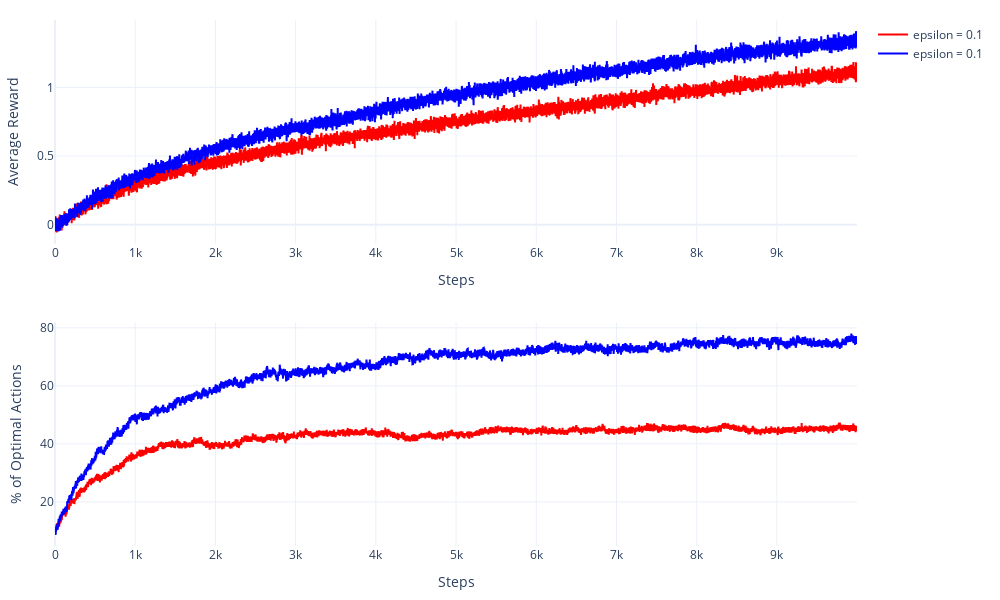

Notebook cell for this chart:
### Code cell
fig = make_subplots(rows=2, cols=1)

fig.add_trace(trace=go.Scatter(
    y=average_rewards[0],
    marker=dict(color="red"),
    name="epsilon = 0.1",
), row=1, col=1)
fig.add_trace(trace=go.Scatter(
    y=average_rewards[1],
    marker=dict(color="blue"),
    name="epsilon = 0.1",
), row=1, col=1)

fig.add_trace(trace=go.Scatter(
    y=optimal_action_pct[0],
    marker=dict(color="red"),
    showlegend=False
), row=2, col=1)
fig.add_trace(trace=go.Scatter(
    y=optimal_action_pct[1],
    marker=dict(color="blue"),
    showlegend=False
), row=2, col=1)

fig.update_xaxes(title_text="Steps", row=1, col=1)
fig.update_xaxes(title_text="Steps", row=2, col=1)
fig.update_yaxes(title_text="Average Reward", row=1, col=1)
fig.update_yaxes(title_text="% of Optimal Actions", row=2, col=1)
fig.update_layout(
    template="plotly_white",
    margin=dict(l=50, r=30, t=20, b=40),
    width=1000,
    height=600,
)
fig.show()

### Figure 1 — Plotly figure (JSON) as saved in the notebook; plotly's stock layout.template omitted (floating-point values rounded to 4 significant figures; data arrays with more than 128 entries replaced by an {"elided": "..."} marker saying what was removed)
{"data": [{"marker": {"color": "red"}, "name": "epsilon = 0.1", "type": "scatter", "xaxis": "x", "y": {"elided": "10000 float values"}, "yaxis": "y"}, {"marker": {"color": "blue"}, "name": "epsilon = 0.1", "type": "scatter", "xaxis": "x", "y": {"elided": "10000 float values"}, "yaxis": "y"}, {"marker": {"color": "red"}, "showlegend": false, "type": "scatter", "xaxis": "x2", "y": {"elided": "10000 float values"}, "yaxis": "y2"}, {"marker": {"color": "blue"}, "showlegend": false, "type": "scatter", "xaxis": "x2", "y": {"elided": "10000 float values"}, "yaxis": "y2"}], "layout": {"height": 600, "margin": {"b": 40, "l": 50, "r": 30, "t": 20}, "width": 1000, "xaxis": {"anchor": "y", "domain": [0, 1], "title": {"text": "Steps"}}, "xaxis2": {"anchor": "y2", "domain": [0, 1], "title": {"text": "Steps"}}, "yaxis": {"anchor": "x", "domain": [0.575, 1], "title": {"text": "Average Reward"}}, "yaxis2": {"anchor": "x2", "domain": [0, 0.425], "title": {"text": "% of Optimal Actions"}}}}
